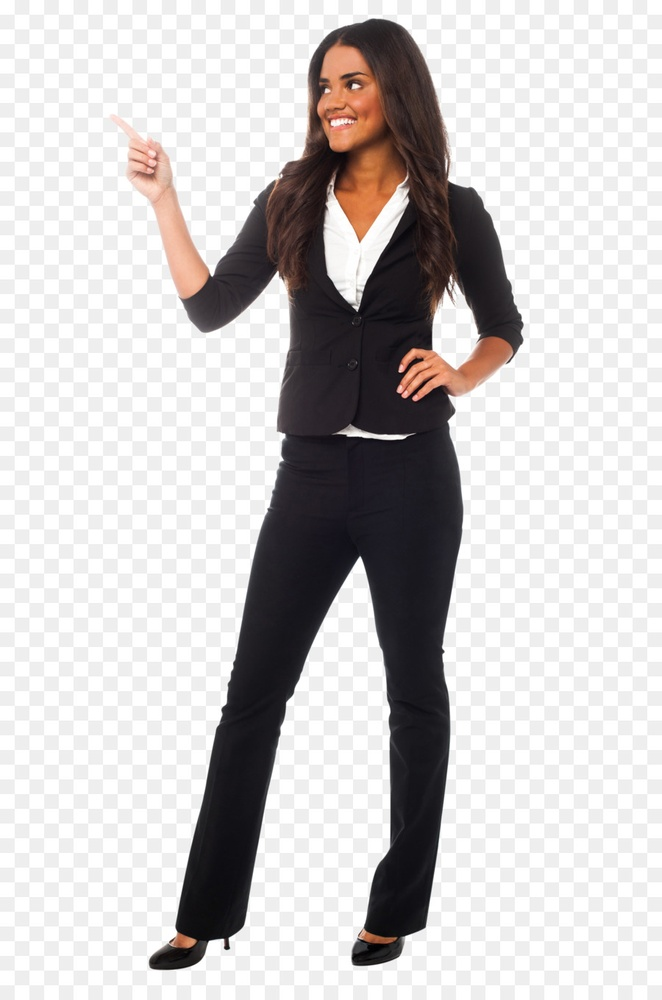
//> input picture GazeCPlus/GazeCPlus/data/12.jpg, 662 x 1000 px, shrunk from 900 x 1360 before the run; its folder holds 4 pictures in this run
$ ./GazeCPlus   (built with g++ and OpenCV 4)
//> lines starting //> are read from the running program, lines starting //| are printed output that depends on the picture; after the words box and inside, x2 and y2 are one past the last pixel; in counts of white or black regions, pixels touching at a corner belong together
// GazeCPlus.cpp : This file contains the 'main' function. Program execution begins and ends there.

//https://github.com/opencv/opencv/blob/3.4/data/haarcascades get cascades here

#include <iostream>
#include <opencv2/core.hpp>
#include <opencv2/highgui.hpp>
#include <opencv2/imgproc.hpp>
#include <vector>
#include "opencv2/objdetect.hpp"


using namespace cv;
using namespace std;


void detectAndDisplay(Mat frame);

void calculateGaze(vector<Rect> eyes);
CascadeClassifier face_cascade;
CascadeClassifier eyes_cascade;


int main()
{	//load haarcascades
	String face_cascade_name = "./haarcascade_frontalface_default.xml";
	String eyes_cascade_name = "./haarcascade_eye.xml";

	int input_stdin;
	cout << "IMAGE TO BE READ" << endl;
	cin >> input_stdin;
//> the answer given: 3

	if (!face_cascade.load(face_cascade_name))
	{
		cout << "--(!)Error loading face cascade\n";
		return -1;
	};
	if (!eyes_cascade.load(eyes_cascade_name))
	{
		cout << "--(!)Error loading eyes cascade\n";
		return -1;
	};

	vector<String> fn;
	glob("./data", fn, false);

	Mat eyes = imread(fn[input_stdin]);
//> eyes is the input picture: 1000 rows x 662 cols, CV_8UC3; mean B, G, R 199.6, 199.8, 202.8
	detectAndDisplay(eyes);
	waitKey(0);

	return 0;
}

void detectAndDisplay(Mat frame)
{
	Mat frame_gray;
	cvtColor(frame, frame_gray, COLOR_BGR2GRAY);
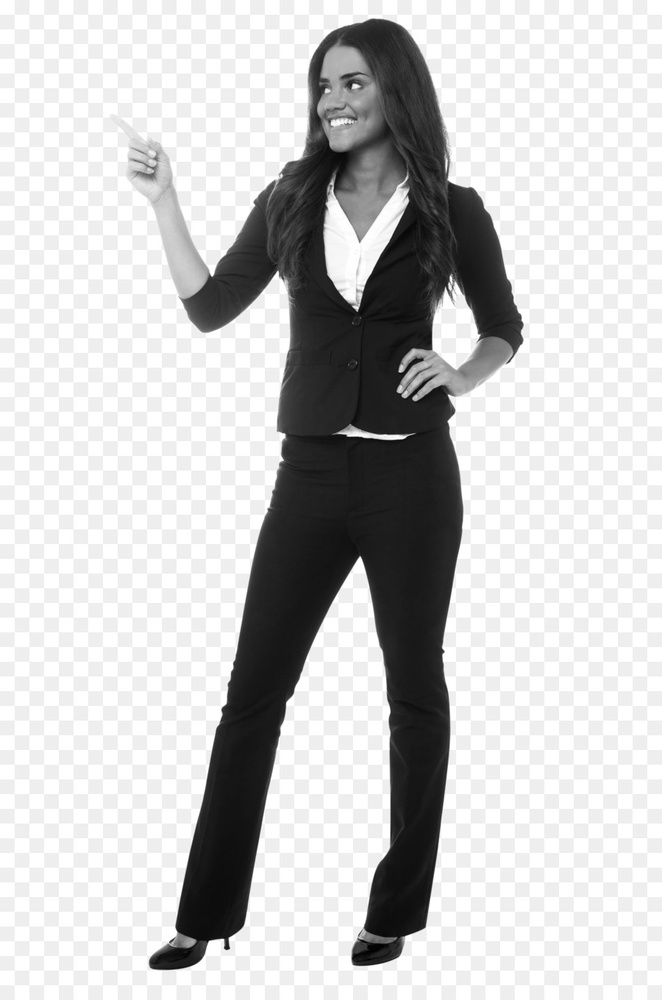
//> frame_gray: 1000 rows x 662 cols, CV_8UC1; min 0, max 255, mean 200.6
	equalizeHist(frame_gray, frame_gray);
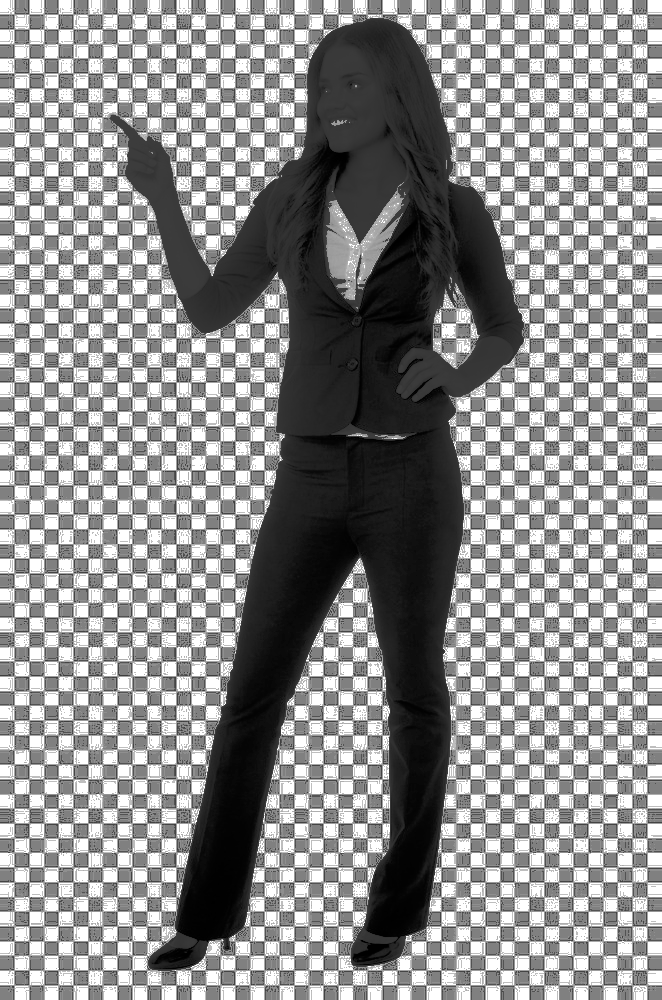
//> frame_gray: 1000 rows x 662 cols, CV_8UC1; min 0, max 255, mean 141.6
	//-- Detect faces
	std::vector<Rect> faces;
	face_cascade.detectMultiScale(frame_gray, faces);
//> faces = 1 Rect (x, y, width, height): [300, 600, 93, 93]
	for (size_t i = 0; i < faces.size(); i++)
	{
		Point center(faces[i].x + faces[i].width / 2, faces[i].y + faces[i].height / 2);
		ellipse(frame, center, Size(faces[i].width / 2, faces[i].height / 2), 0, 0, 360, Scalar(255, 0, 0), 4);
		Mat faceROI = frame_gray(faces[i]);
		//-- In each face, detect eyes
		std::vector<Rect> eyes;
		eyes_cascade.detectMultiScale(faceROI, eyes);
		for (size_t j = 0; j < eyes.size(); j++)
		{
			Point eye_center(faces[i].x + eyes[j].x + eyes[j].width / 2, faces[i].y + eyes[j].y + eyes[j].height / 2);
			int radius = cvRound((eyes[j].width + eyes[j].height)*0.25);
			circle(frame, eye_center, radius, Scalar(0, 255, 0), 4);
		}
	}
//> this loop made 1 pass
//> center on pass 1: Point(346, 646)
//> pass 1, in detectAndDisplay, `Mat faceROI = frame_gray(faces[i]);`:
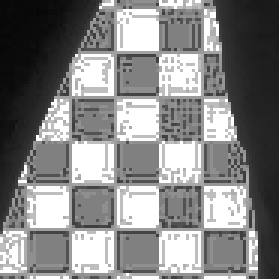
//> faceROI: 93 rows x 93 cols, CV_8UC1 (shown 3 times larger); min 6, max 255, mean 133.5
//> after the loop:
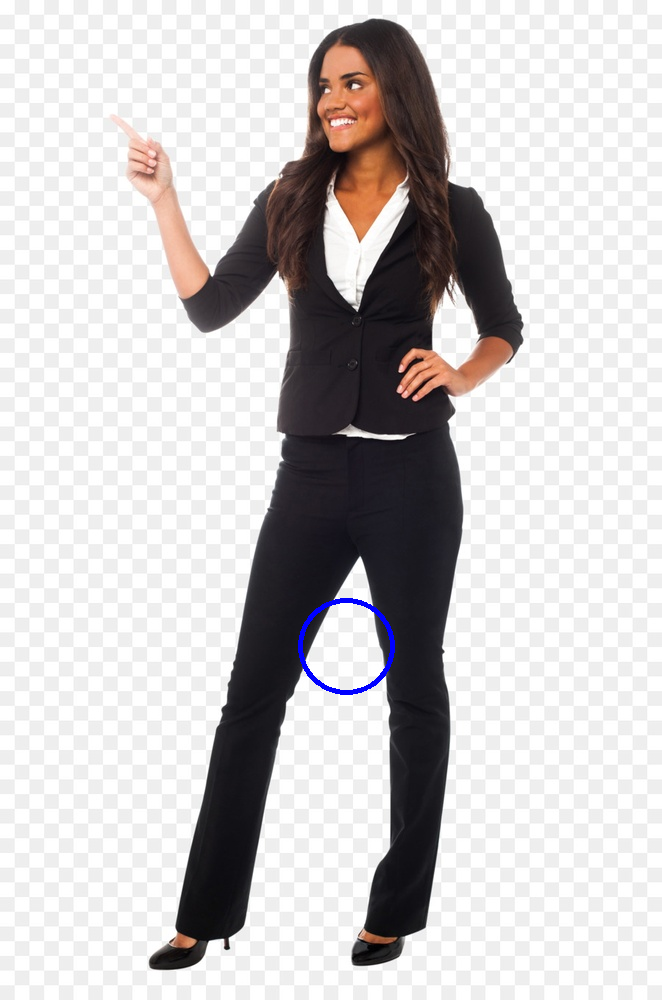
//> frame: 1000 rows x 662 cols, CV_8UC3; 0.22% of pixels changed, all inside (x1, y1, x2, y2) = (298, 598, 395, 695)
	imshow("Capture - Eyes detection", frame);
	waitKey(0);

	//calculateGaze(eyes);
}

void calculateGaze(vector<Rect> eyes)
{
	vector<Rect> temp = eyes;

}
